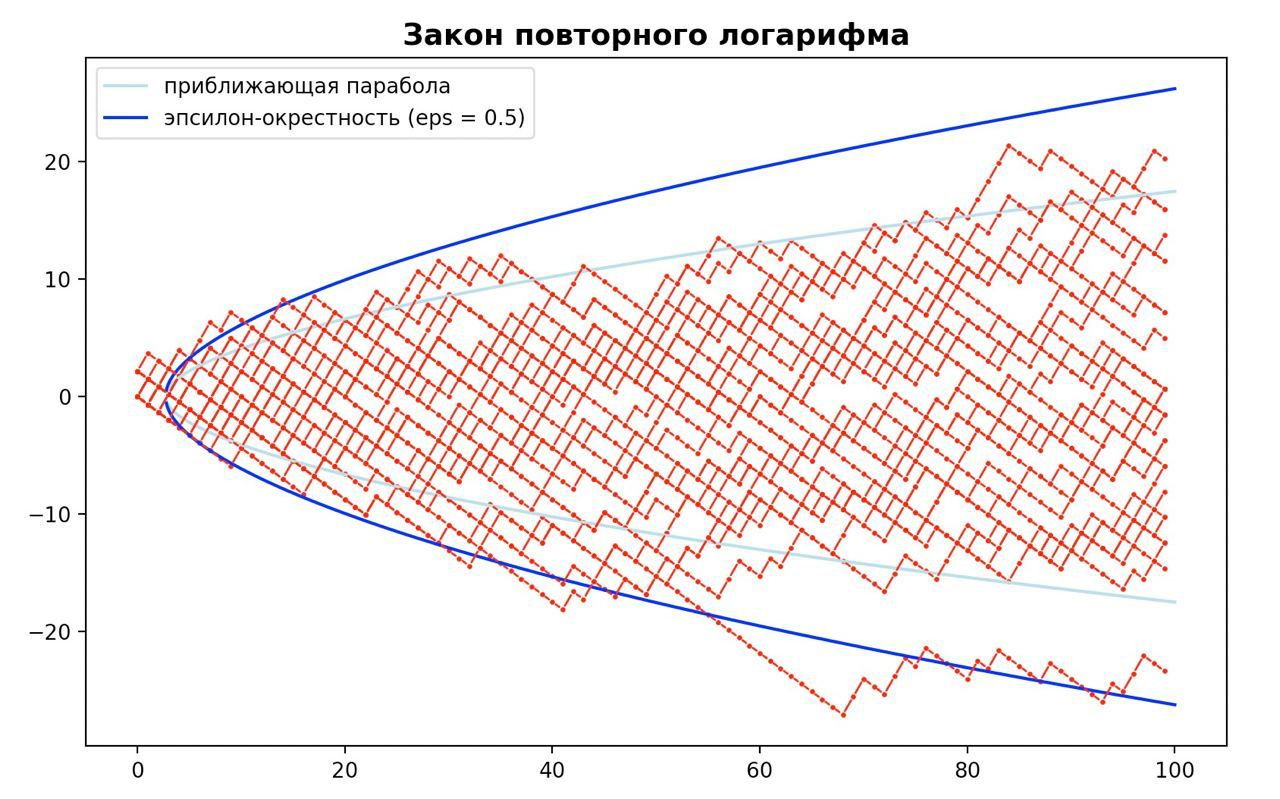

Reproduce this figure in Python.
import numpy as np
import math
import matplotlib.pyplot as plt
from pylab import *

N = 100
p = 0.3
eps = 0.5

xx = np.linspace (2, 100, 1000)
plt.plot(xx, sqrt(2 * xx * np.log(np.log(xx))), c = 'lightblue', label = f'приближающая парабола')
plt.plot(xx, -sqrt(2 * xx * np.log(np.log(xx))), c = 'lightblue')

plt.plot(xx, (1 + eps) * sqrt(2 * xx * np.log(np.log(xx))), c = 'blue', label = f'эпсилон-окрестность (eps = {eps})')
plt.plot(xx, -(1 + eps) * sqrt(2 * xx * np.log(np.log(xx))), c = 'blue')

for k in range (30):
	x = np.random.binomial (size = N, n = 1, p = p)

	S = []
	S = [0 for i in range(N)] 

	S_ = []
	S_ = [0 for i in range(N)] 

	arrowprops = {'arrowstyle': '-', 'color': 'red'}

	for i in range (N):
		if i == 0: S[i] = x[i]
		else: S[i] = S[i-1] + x[i]
		S_[i] = (S[i] - i * p) / math.sqrt(p * (1 - p))
		plt.scatter(i, S_[i], c = 'red', s = 2)

	for i in range (N - 1):
		annotate(u'', xy = (i, S_[i]), xytext = (i + 1, S_[i + 1]), arrowprops = arrowprops)


title('Закон повторного логарифма', color='black', weight='bold', size=14)

plt.legend(loc = 0)
plt.show()
